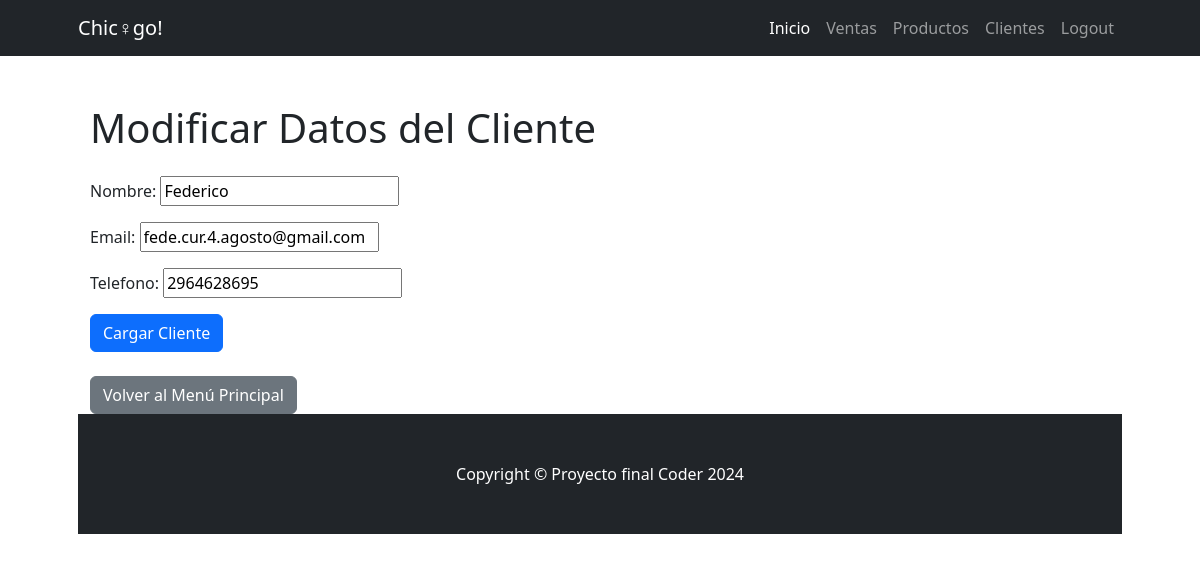
Page /Clientes/update/1 (signed in) on the committed database.
### Chicago/models.py (models this page shows, shortened)
class Cliente(models.Model):
    nombre = models.CharField(max_length=200)
    email = models.EmailField(unique=True)
    telefono = models.CharField(max_length=15, blank=True)

### Chicago/Views_Models/Clientes.py (the view, shortened to what this page needs)
# urls.py: path("Clientes/update/<int:pk>", Clientes.Clientes_update, name="Clientes_update"),
def Clientes_update(request: HttpRequest, pk: int) -> HttpResponse:
    query = Cliente.objects.get(id=pk)
    if request.method == "GET":
        form = ClientesForm(instance=query)
        return render(request, "Chicago/Clientes_form.html", {"form": form})

### Chicago/forms.py
class ClientesForm(forms.ModelForm):
    class Meta:
        model = Cliente
        fields = "__all__"

### Chicago/Templates/Chicago/Clientes_form.html (shortened to what this page needs)
{% extends 'Chicago/Base.html' %}
{% block contenido %}
    <div class="container mt-5">
        {% if form.instance.pk %}
            <h1>Modificar Datos del Cliente</h1>
        {% else %}
            <h1>Nuevo Registro de Cliente</h1>
        {% endif %}
        <form method="post" class="mt-4">
            <div class="form-group">
                {{ form.as_p }}
            </div>
            <div class="form-group mt-3">
                <button type="submit" class="btn btn-primary">Cargar Cliente</button>
            </div>
        </form>
        <div class="mt-4">
            <a href="{% url 'Chicago:index' %}" class="btn btn-secondary">Volver al Menú Principal</a>
        </div>
    </div>
{% endblock contenido %}

### rows in the picture
Cliente: nombre "Federico", email "fede.cur.4.agosto@gmail.com", telefono "2964628695"
